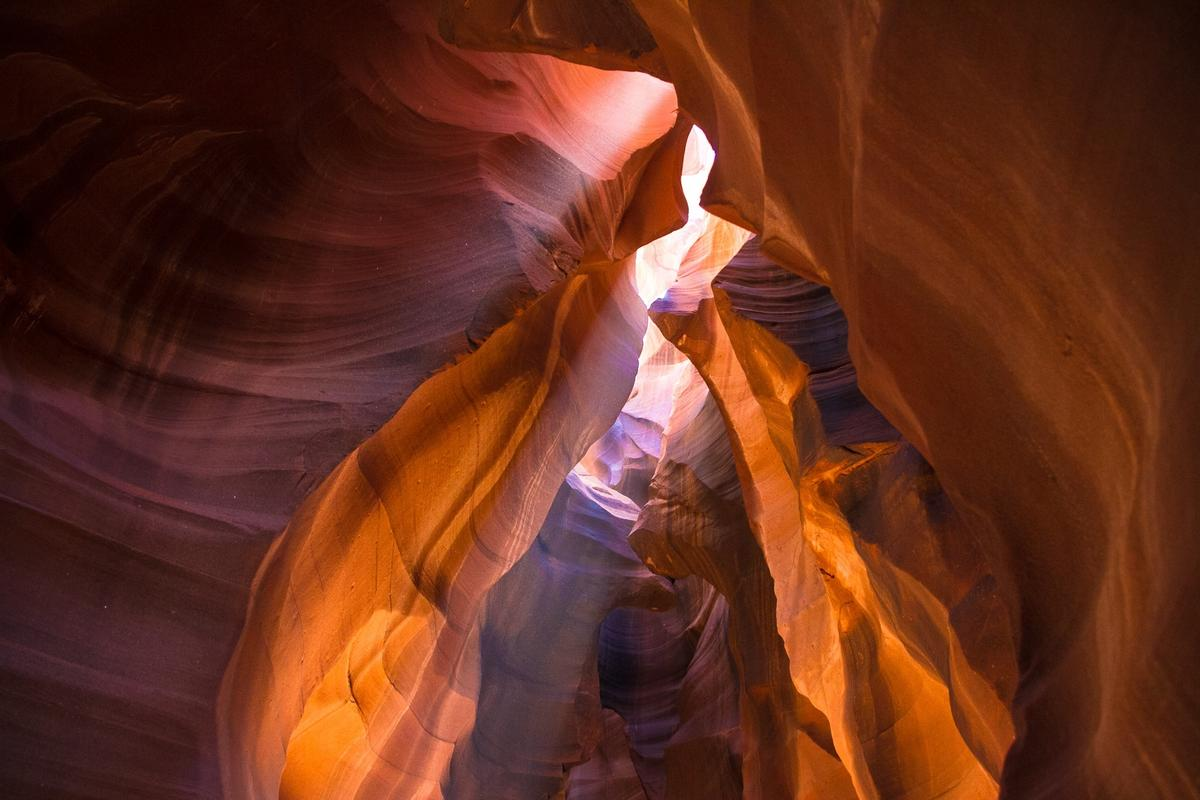
#> input picture Lecture 1/Images/color.jpeg, 1200 x 800 px, given in place of biker.png, which was not available
$ jupyter execute exercies_1.ipynb
#> lines starting #> are read from the running program, lines starting #| are printed output that depends on the picture; after the words box and inside, x2 and y2 are one past the last pixel; in counts of white or black regions, pixels touching at a corner belong together; pictures that were not available may be replaced by others from this repository, and a replacement may not be noted
### Lecture 5/Solutions/helpers.py
from matplotlib import pyplot as plt
import cv2

plt.rcParams['figure.figsize'] = [12, 8]

def show_histograms(img, channel_index=None, max_height=None):
    if len(img.shape) == 2:
        hist = cv2.calcHist([img], [0], None, [256], [0, 256])
        plt.plot(hist)
    elif channel_index is not None:
        hist = cv2.calcHist([img], [channel_index], None, [256], [0, 256])
        plt.plot(hist)
    else:
        for channel, color in zip(range(img.shape[2]), ['r', 'g', 'b']):
            hist = cv2.calcHist([img], [channel], None, [256], [0, 256])
            plt.plot(hist, color=color)

    if max_height:
        plt.ylim(0, max_height)

    plt.grid()
    plt.show()

### Lecture 5/Solutions/exercies_1.ipynb
[cell 1]
import cv2
from matplotlib import pyplot as plt
import numpy as np
from tqdm.notebook import tqdm
from helpers import *

[cell 2]
template_image = cv2.imread('../Data/biker.png')
#> template_image is the input picture: shape (800, 1200, 3); mean B, G, R 30, 48, 102
template_image = cv2.cvtColor(template_image, cv2.COLOR_BGR2RGB)

print(template_image.shape)
#| (800, 1200, 3)
plt.imshow(template_image)

[cell 3]
hsv_roi = cv2.cvtColor(template_image, cv2.COLOR_RGB2HSV)
#> hsv_roi: shape (800, 1200, 3); mean H, S, V 34.2, 186.8, 102.1

CHANNEL_INDEX = 0

show_histograms(hsv_roi, channel_index=CHANNEL_INDEX)
#> in show_histograms, `hist = cv2.calcHist([img], [channel_index], None, [256], [0, 256])`: hist = 256 values, max 133393 at index 9, min 0 at index 29, mean 3750
#> in show_histograms, `plt.show()`:
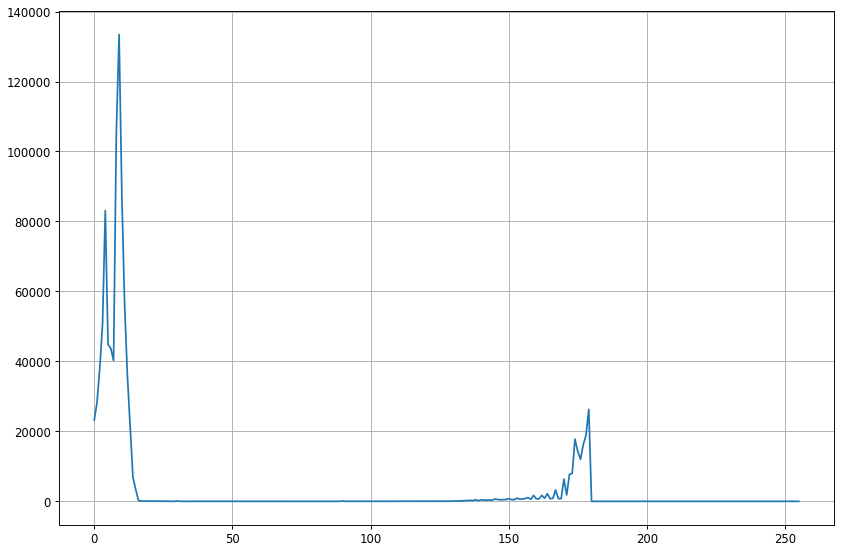
#> figure drawn by matplotlib, 1 panel; curve peaks at x = 9, y = 133393
plt.imshow(hsv_roi[:,:,CHANNEL_INDEX], cmap='gray')
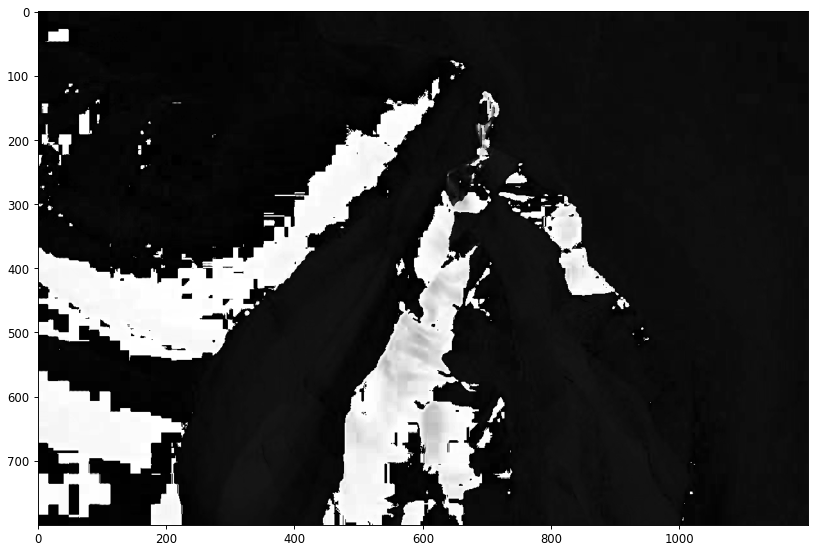
#> figure drawn by matplotlib, 1 panel

[cell 4]
mask = cv2.inRange(hsv_roi, np.array([0., 50., 180.]), np.array([40., 150., 240.]))
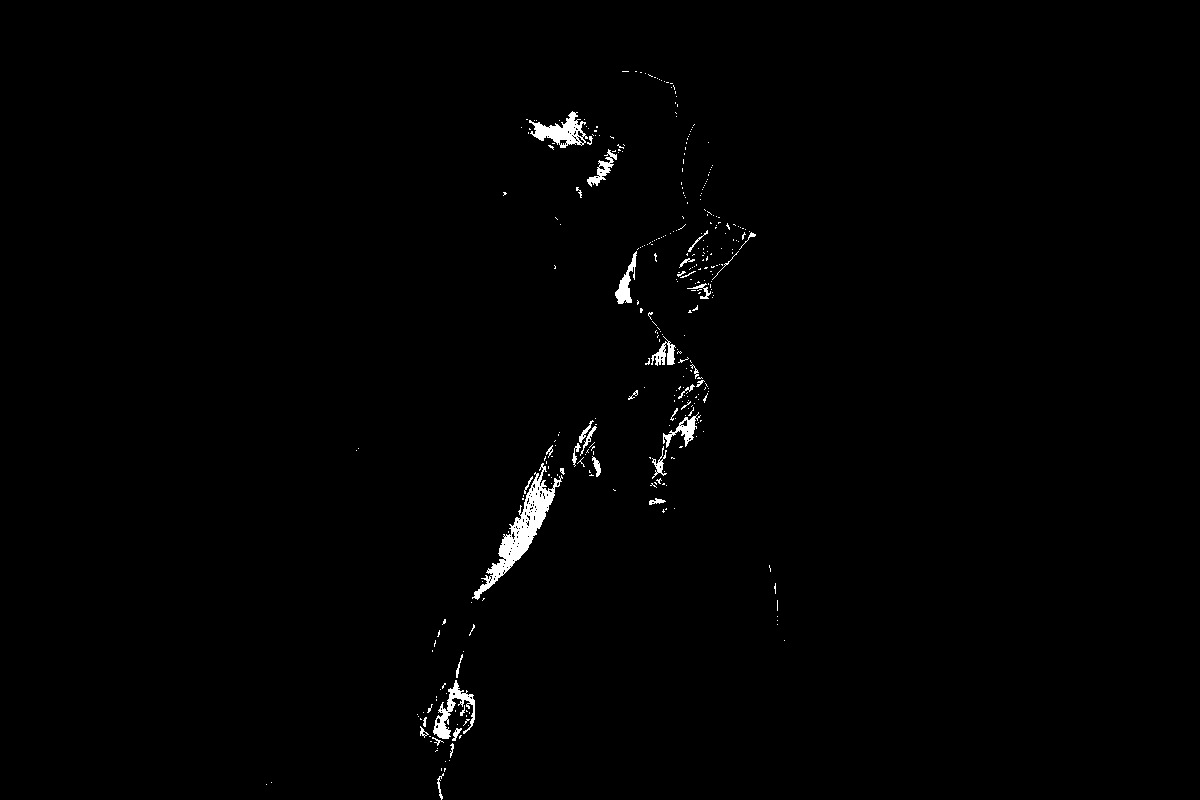
#> mask: shape (800, 1200); 0.86% white; 345 white regions (306 under 20 px), largest, box (x1, y1, x2, y2) and area: (472, 463, 563, 600) 2511, (529, 111, 588, 148) 947, (433, 680, 475, 739) 793

plt.imshow(mask, cmap='gray')

[cell 5]
roi_hist = cv2.calcHist([hsv_roi], [0], mask, [180], [0,180])
#> roi_hist = 180 values, max 1546 at index 6, min 0 at index 17, mean 45.78
cv2.normalize(roi_hist, roi_hist, 0, 255 ,cv2.NORM_MINMAX)

plt.plot(roi_hist)
plt.grid()
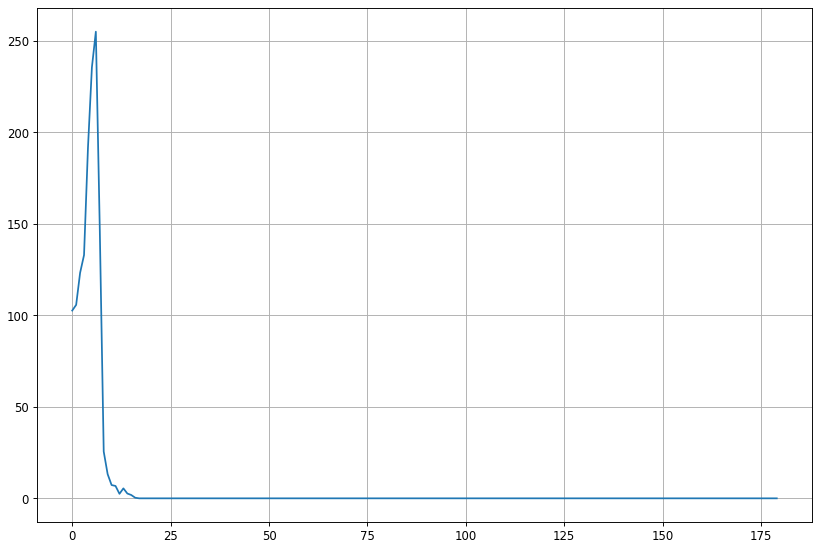
#> figure drawn by matplotlib, 1 panel; curve peaks at x = 6, y = 255
